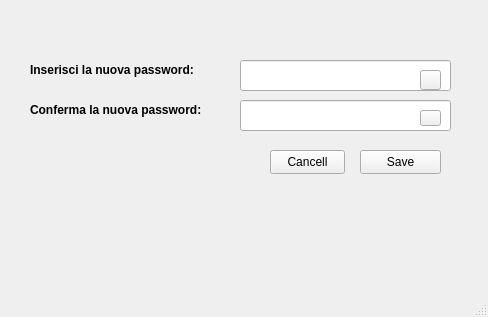
<?xml version="1.0" encoding="UTF-8"?>
<ui version="4.0">
 <class>MainWindow</class>
 <widget class="QMainWindow" name="MainWindow">
  <property name="geometry">
   <rect>
    <x>0</x>
    <y>0</y>
    <width>488</width>
    <height>317</height>
   </rect>
  </property>
  <property name="windowTitle">
   <string>MainWindow</string>
  </property>
  <widget class="QWidget" name="centralwidget">
   <widget class="QLabel" name="lblpsw">
    <property name="geometry">
     <rect>
      <x>30</x>
      <y>60</y>
      <width>191</width>
      <height>20</height>
     </rect>
    </property>
    <property name="font">
     <font>
      <weight>75</weight>
      <bold>true</bold>
     </font>
    </property>
    <property name="text">
     <string>Inserisci la nuova password:</string>
    </property>
   </widget>
   <widget class="QLabel" name="lblpsw_2">
    <property name="geometry">
     <rect>
      <x>30</x>
      <y>100</y>
      <width>201</width>
      <height>20</height>
     </rect>
    </property>
    <property name="font">
     <font>
      <weight>75</weight>
      <bold>true</bold>
     </font>
    </property>
    <property name="text">
     <string>Conferma la nuova password:</string>
    </property>
   </widget>
   <widget class="QLineEdit" name="lineEdit_2">
    <property name="geometry">
     <rect>
      <x>240</x>
      <y>100</y>
      <width>211</width>
      <height>31</height>
     </rect>
    </property>
    <property name="echoMode">
     <enum>QLineEdit::Password</enum>
    </property>
   </widget>
   <widget class="QLineEdit" name="lineEdit">
    <property name="geometry">
     <rect>
      <x>240</x>
      <y>60</y>
      <width>211</width>
      <height>31</height>
     </rect>
    </property>
    <property name="echoMode">
     <enum>QLineEdit::Password</enum>
    </property>
   </widget>
   <widget class="QPushButton" name="btnCancel">
    <property name="geometry">
     <rect>
      <x>270</x>
      <y>150</y>
      <width>75</width>
      <height>24</height>
     </rect>
    </property>
    <property name="text">
     <string>Cancell</string>
    </property>
   </widget>
   <widget class="QPushButton" name="btnSave">
    <property name="geometry">
     <rect>
      <x>360</x>
      <y>150</y>
      <width>81</width>
      <height>24</height>
     </rect>
    </property>
    <property name="text">
     <string>Save</string>
    </property>
   </widget>
   <widget class="QLabel" name="label">
    <property name="geometry">
     <rect>
      <x>60</x>
      <y>150</y>
      <width>121</width>
      <height>121</height>
     </rect>
    </property>
    <property name="text">
     <string/>
    </property>
    <property name="pixmap">
     <pixmap>../Resources/logo/password.png</pixmap>
    </property>
    <property name="scaledContents">
     <bool>true</bool>
    </property>
   </widget>
   <widget class="QPushButton" name="pushButton_7">
    <property name="geometry">
     <rect>
      <x>420</x>
      <y>70</y>
      <width>21</width>
      <height>20</height>
     </rect>
    </property>
    <property name="text">
     <string/>
    </property>
    <property name="icon">
     <iconset>
      <normaloff>../Resources/logo/pngGUI_client/download.png</normaloff>../Resources/logo/pngGUI_client/download.png</iconset>
    </property>
    <property name="iconSize">
     <size>
      <width>20</width>
      <height>20</height>
     </size>
    </property>
   </widget>
   <widget class="QPushButton" name="pushButton_8">
    <property name="geometry">
     <rect>
      <x>420</x>
      <y>110</y>
      <width>21</width>
      <height>16</height>
     </rect>
    </property>
    <property name="text">
     <string/>
    </property>
    <property name="icon">
     <iconset>
      <normaloff>../Resources/logo/pngGUI_client/download.png</normaloff>../Resources/logo/pngGUI_client/download.png</iconset>
    </property>
    <property name="iconSize">
     <size>
      <width>20</width>
      <height>20</height>
     </size>
    </property>
   </widget>
  </widget>
  <widget class="QMenuBar" name="menubar">
   <property name="geometry">
    <rect>
     <x>0</x>
     <y>0</y>
     <width>488</width>
     <height>26</height>
    </rect>
   </property>
  </widget>
  <widget class="QStatusBar" name="statusbar"/>
 </widget>
 <resources/>
 <connections/>
</ui>
